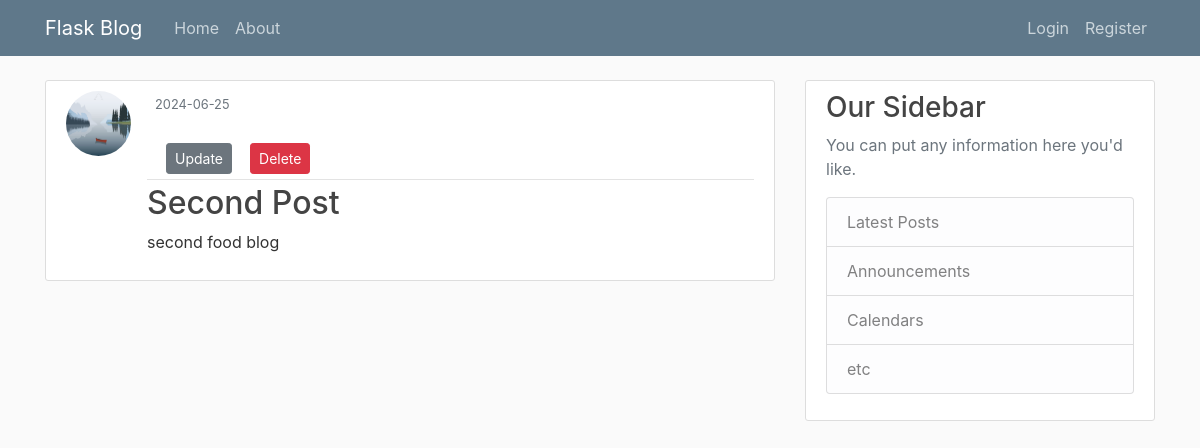
Screenshot of /post/2 with the database file from the repository.
### flaskBlog/models.py (models this page shows, shortened)
class Post(db.Model):
    id = db.Column(db.Integer, primary_key=True)
    title = db.Column(db.String(100), nullable=False)
    date_posted = db.Column(db.DateTime, nullable=False, default=datetime.utcnow)
    content = db.Column(db.Text, nullable=False)
    user_id = db.Column(db.Integer, db.ForeignKey('user.id'), nullable=False)

### flaskBlog/routes.py (the view)
@app.route("/post/<int:post_id>")
def post(post_id):
    with app.app_context():
        post = Post.query.get_or_404(post_id)
        return render_template('post.html', title=post.title, post = post, post_id=post_id)

### flaskBlog/templates/post.html (shortened to what this page needs)
{% extends "layout.html" %}
{% block content %}
        <article class="media content-section">
          <img class="rounded-circle article-img" src="static/profile_pics/default.jpg">
          <div class="media-body">
            <div class="article-metadata">
              <small class="text-muted">{{ post.date_posted.strftime('%Y-%m-%d')}}</small>
              <div class="container mt-4">
                <div class="button-container">
                    <a href="{{ url_for('update_post', post_id=post.id) }}" class="btn btn-secondary btn-sm m-1">Update</a>
                    <form method="POST" action="{{ url_for('delete_post', post_id=post.id) }}">
                        <button type="submit" class="btn btn-danger btn-sm m-1">Delete</button>
                    </form>
                </div>
            </div>
            </div>
            <h2><a class="article-title" href="#">{{ post.title }}</a></h2>
            <p class="article-content">{{ post.content }}</p>
          </div>
        </article>
{% endblock content %}

### flaskBlog/static/main.css (style rules this page uses)
body { background: #fafafa; color: #333333; margin-top: 5rem; }
h1, h2, h3, h4, h5, h6 { color: #444444; }
.content-section { background: #ffffff; padding: 10px 20px; border: 1px solid #dddddd; border-radius: 3px; margin-bottom: 20px; }
.article-title { color: #444444; }
.article-content { white-space: pre-line; }
.article-img { height: 65px; width: 65px; margin-right: 16px; }
.article-metadata { padding-bottom: 1px; margin-bottom: 4px; border-bottom: 1px solid #e3e3e3 }
.button-container { display: flex; align-items: center; }
.button-container form { margin-left: 10px; }
.button-container a, .button-container form { margin-right: 5px; }

### rows the page displays
Post: date_posted "2024-06-25", title "Second Post", content "second food blog"
